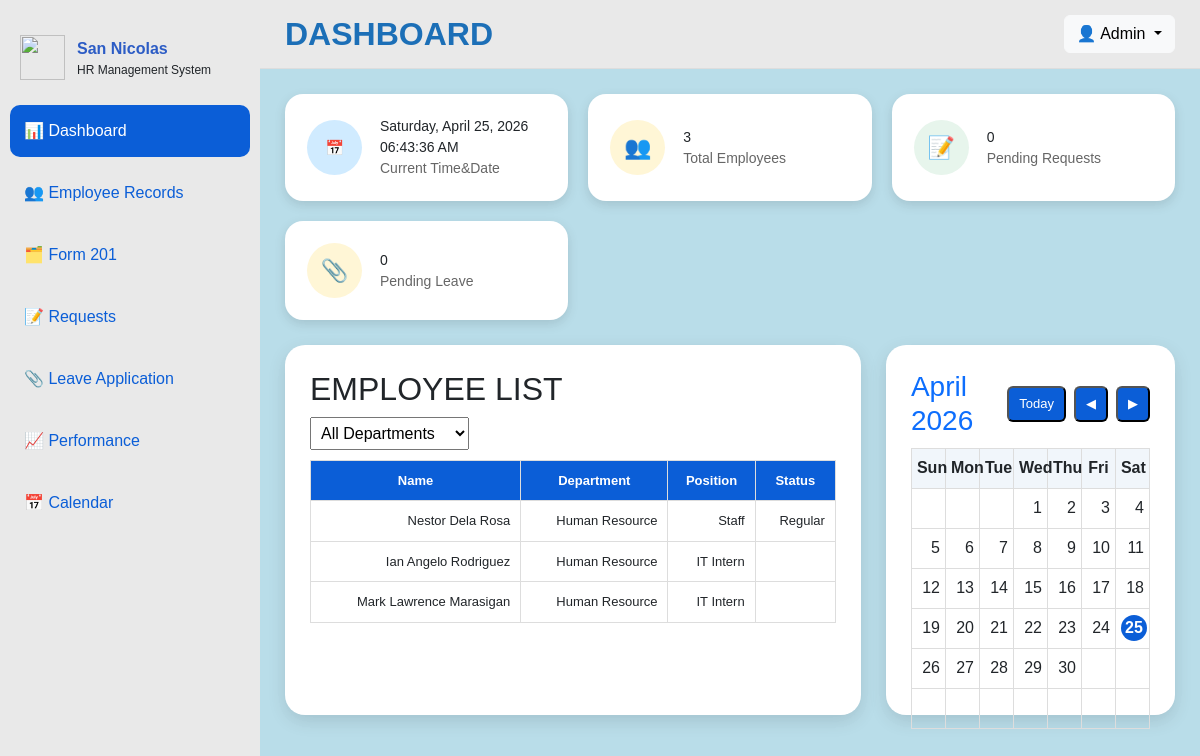
/main/dashboard.php (signed in), run on an earlier commit of the app's database.
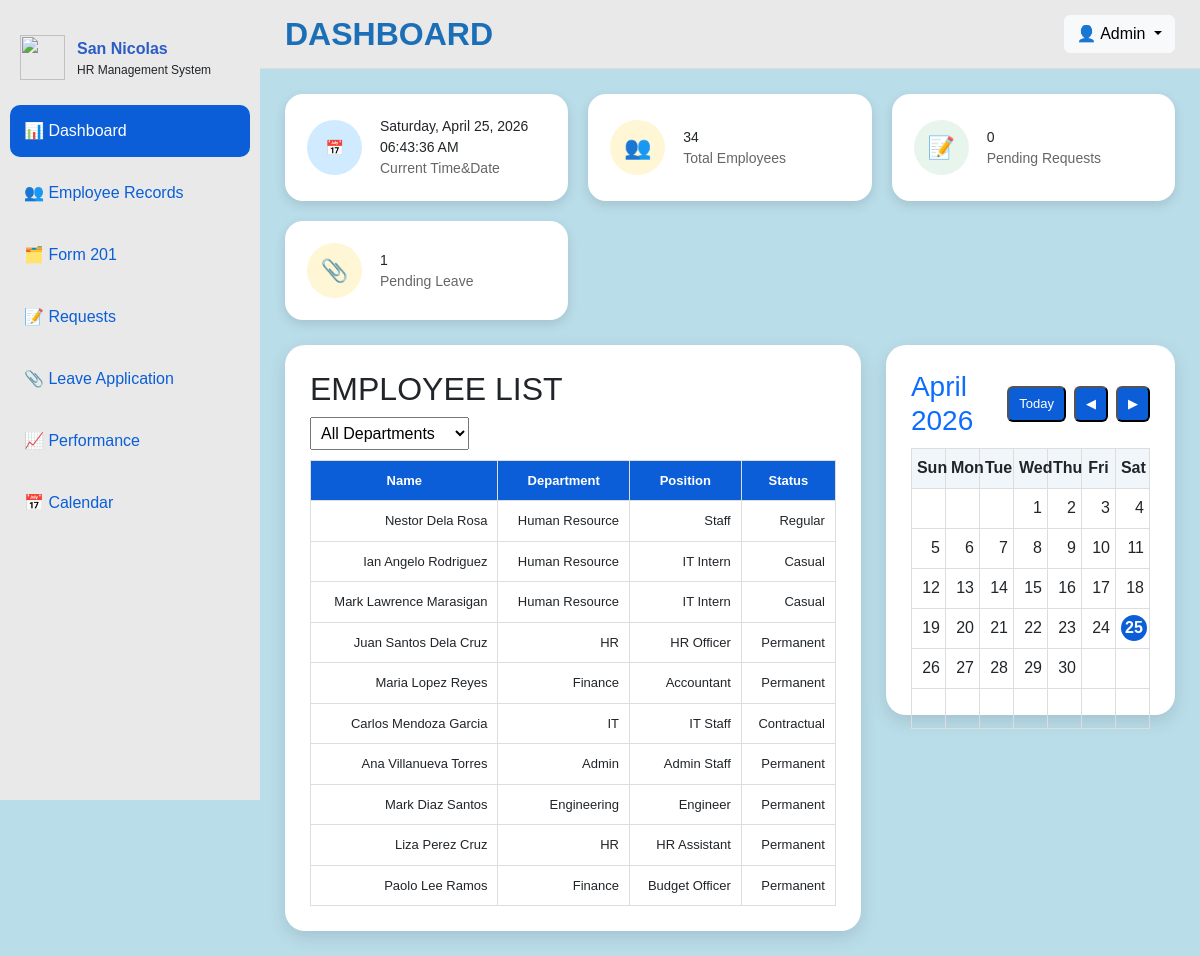
And on a later commit of the database.
### tables this page shows
CREATE TABLE `employees` (
  `id` int(11) NOT NULL,
  `employee_id` varchar(50) NOT NULL,
  `first_name` varchar(100) NOT NULL,
  `last_name` varchar(100) NOT NULL,
  `middle_name` varchar(100) DEFAULT NULL,
  `name` varchar(255) DEFAULT NULL,
  `address` text DEFAULT NULL,
  `civil_status` varchar(50) DEFAULT NULL,
  `blood_type` varchar(5) DEFAULT NULL,
  `philhealth` varchar(50) DEFAULT NULL,
  `sss` varchar(50) DEFAULT NULL,
  `gsis` varchar(50) DEFAULT NULL,
  `pagibig` varchar(50) DEFAULT NULL,
  `tin` varchar(50) DEFAULT NULL,
  `department` varchar(100) DEFAULT NULL,
  `position` varchar(100) DEFAULT NULL,
  `employee_status` varchar(50) DEFAULT NULL,
  `salary_grade` varchar(50) DEFAULT NULL,
  `hired_at` date DEFAULT NULL,
  `appointment_date` date DEFAULT NULL,
  `appointment_ended` enum('Yes','No') DEFAULT 'No',
  `role` varchar(50) DEFAULT NULL,
  `email` varchar(150) DEFAULT NULL,
  `password` varchar(255) DEFAULT NULL,
  `created_at` timestamp NOT NULL DEFAULT current_timestamp()
);

### main/dashboard.php (the view, shortened to what this page needs)
<?php
$conn = new mysqli("localhost", "root", "", "hrsys_db");
$sql = "SELECT name, department, position, employee_status FROM employees";
$sql .= " LIMIT 10";
$stmt = $conn->prepare($sql);
$stmt->execute();
$result = $stmt->get_result();
$pendingRequestQuery = $conn->query("SELECT COUNT(*) AS total_requests FROM requests WHERE status='Pending'");
$pendingRequest = $pendingRequestQuery ? $pendingRequestQuery->fetch_assoc()['total_requests'] : 0;
$pendingLeaveQuery = $conn->query("SELECT COUNT(*) AS total_leave FROM leave_application WHERE status='Pending'");
$pendingLeave = $pendingLeaveQuery ? $pendingLeaveQuery->fetch_assoc()['total_leave'] : 0;
$totalEmployees = $conn->query("SELECT COUNT(*) AS total_employees FROM employees");
$totalEmployees = $totalEmployees ? $totalEmployees->fetch_assoc()['total_employees'] : 0;
$month = isset($_GET['month']) ? (int)$_GET['month'] : date('n');
$year  = isset($_GET['year']) ? (int)$_GET['year'] : date('Y');
$firstDayOfMonth = mktime(0,0,0,$month,1,$year);
$monthName = date('F Y', $firstDayOfMonth);
?>
<!DOCTYPE html>
<html lang="en">
<head>
<link href="https://cdn.jsdelivr.net/npm/bootstrap@5.3.2/dist/css/bootstrap.min.css" rel="stylesheet">
</head>
<body>
<div class="overlay">
<div class="wrapper">
<div class="sidebar">
    <div class="sidebar-logo">
        <img src="/assets/images/sannic.png">
        <div>
            <div class="logo-title">San Nicolas</div>
            <div style="font-size:12px;">HR Management System</div>
        </div>
    </div>
    <a href="dashboard.php" class="menu-item active">📊 Dashboard</a>
    <a href="employee_records.php" class="menu-item">👥 Employee Records</a>
    <a href="form201.php" class="menu-item">🗂️ Form 201</a>
    <a href="requests.php" class="menu-item">📝 Requests</a>
    <a href="leave_application.php" class="menu-item">📎 Leave Application</a>
    <a href="performance.php" class="menu-item">📈 Performance</a>
    <a href="work_calendar.php" class="menu-item">📅 Calendar</a>
</div>
<div class="main">
<div class="topbar">
    <div class="topbar-left">
        <h2>DASHBOARD</h2>
    </div>
    <div class="topbar-right">
        <div class="dropdown">
    <button class="btn btn-light dropdown-toggle" type="button" data-bs-toggle="dropdown">
        👤 Admin
    </button>
</div>
    </div>
</div>
<div class="cards">
<div class="card-modern">
    <div class="card-icon blue">📅</div>
    <div class="card-info">
        <div class="card-number" id="currentTimeSmall"></div>
        <div class="card-label">Current Time&Date</div>
    </div>
</div>
<div class="card-modern">
    <div class="card-icon yellow">👥</div>
    <div class="card-info">
        <div class="card-number"><?= $totalEmployees ?></div>
        <div class="card-label">Total Employees</div>
    </div>
</div>
<div class="card-modern">
    <div class="card-icon green">📝</div>
    <div class="card-info">
        <div class="card-number"><?= $pendingRequest ?></div>
        <div class="card-label">Pending Requests</div>
    </div>
</div>
<div class="card-modern">
    <div class="card-icon yellow">📎</div>
    <div class="card-info">
        <div class="card-number"><?= $pendingLeave ?></div>
        <div class="card-label">Pending Leave</div>
    </div>
</div>
</div>
<div class="bottom-row">
<div class="employee-box">
<h2>EMPLOYEE LIST</h2>
<form method="GET" style="margin-bottom:10px;">
    <select name="department" onchange="this.form.submit()">
        <option value="">All Departments</option>
    </select>
</form>
<table class="employee-table">
<tr>
    <th>Name</th>
    <th>Department</th>
    <th>Position</th>
    <th>Status</th>
</tr>
<?php while($row = $result->fetch_assoc()): ?>
<tr>
    <td><?= htmlspecialchars($row['name']) ?></td>
    <td><?= htmlspecialchars($row['department']) ?></td>
    <td><?= htmlspecialchars($row['position']) ?></td>
    <td><?= htmlspecialchars($row['employee_status']) ?></td>
</tr>
<?php endwhile; ?>
</table>
</div>
<div class="calendar-box">
<div class="calendar-header">
    <h3 id="monthTitle"><?= $monthName ?></h3>
    <div class="calendar-controls">
        <button class="cal-btn" onclick="goToday()">Today</button>
        <button class="cal-btn" onclick="changeMonth(-1)">◀</button>
        <button class="cal-btn" onclick="changeMonth(1)">▶</button>
    </div>
</div>
<table>
    <tr>
        <th>Sun</th>
        <th>Mon</th>
        <th>Tue</th>
        <th>Wed</th>
        <th>Thu</th>
        <th>Fri</th>
        <th>Sat</th>
    </tr>
<tbody id="calendarBody"></tbody>
</table>
</div>
</div>
</div>
</div>
</body>
</html>

What changed in the data, as far as the page shows it:
changed employees "Ian Angelo Rodriguez": employee_status (not shown) → "Casual"
changed employees "Mark Lawrence Marasigan": employee_status (not shown) → "Casual"
added employees: name "Juan Santos Dela Cruz", department "HR", position "HR Officer", employee_status "Permanent"
added employees: name "Maria Lopez Reyes", department "Finance", position "Accountant", employee_status "Permanent"
added employees: name "Carlos Mendoza Garcia", department "IT", position "IT Staff", employee_status "Contractual"
added employees: name "Ana Villanueva Torres", department "Admin", position "Admin Staff", employee_status "Permanent"
added employees: name "Mark Diaz Santos", department "Engineering", position "Engineer", employee_status "Permanent"
added employees: name "Liza Perez Cruz", department "HR", position "HR Assistant", employee_status "Permanent"
added employees: name "Paolo Lee Ramos", department "Finance", position "Budget Officer", employee_status "Permanent"
Also different on the page:
$totalEmployees: "3" → "34"
$pendingLeave: "0" → "1"
